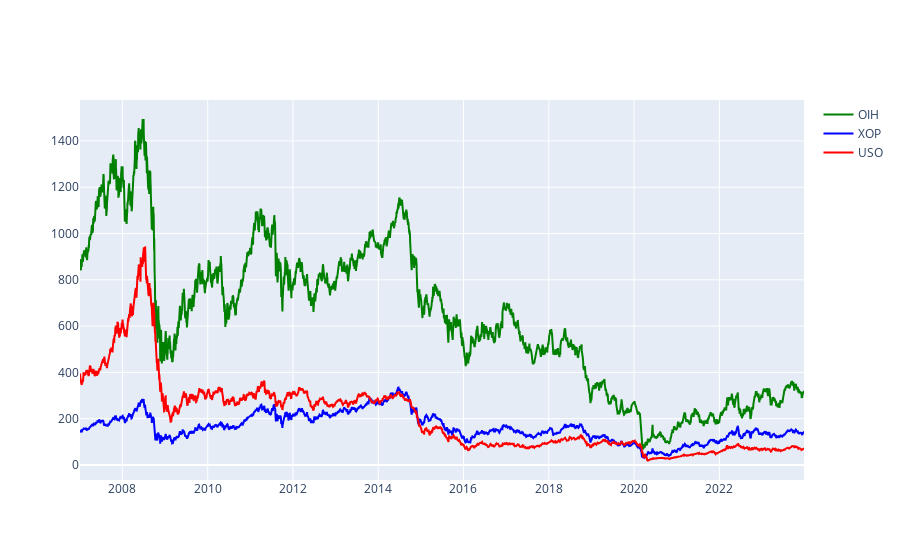

The cell this chart's notebook holds for it:
### Code cell
fig = go.Figure()

# Adding line chart for OIH
fig.add_trace(go.Scatter(x=df_OIH.index,
                         y=df_OIH['Close'],  # Assuming you want to plot 'Close' values
                         mode='lines',
                         line_color='green',  # Line color can be customized
                         name='OIH'))

# Adding line chart for XOP
fig.add_trace(go.Scatter(x=df_XOP.index,
                         y=df_XOP['Close'],  # Assuming you want to plot 'Close' values
                         mode='lines',
                         line_color='blue',  # Line color can be customized
                         name='XOP'))

# Adding line chart for USO
fig.add_trace(go.Scatter(x=df_USO.index,
                         y=df_USO['Close'],  # Assuming you want to plot 'Close' values
                         mode='lines',
                         line_color='red',  # Line color can be customized
                         name='USO'))

fig.update_layout(xaxis_rangeslider_visible=False)
fig.show()

### Figure 1 — Plotly figure (JSON) as saved in the notebook; plotly's stock layout.template omitted (floating-point values rounded to 4 significant figures; data arrays with more than 128 entries replaced by an {"elided": "..."} marker saying what was removed)
{"data": [{"line": {"color": "green"}, "mode": "lines", "name": "OIH", "type": "scatter", "x": {"elided": "4276 str values"}, "y": {"elided": "4276 float values"}}, {"line": {"color": "blue"}, "mode": "lines", "name": "XOP", "type": "scatter", "x": {"elided": "4276 str values"}, "y": {"elided": "4276 float values"}}, {"line": {"color": "red"}, "mode": "lines", "name": "USO", "type": "scatter", "x": {"elided": "4276 str values"}, "y": {"elided": "4276 float values"}}], "layout": {"xaxis": {"rangeslider": {"visible": false}}}}
